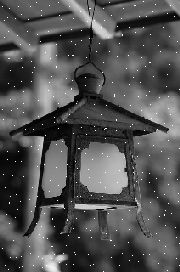
#> input picture L5/noise.jpg, 180 x 272 px
$ jupyter execute ex510.ipynb   (shell and % lines are left out)
#> lines starting #> are read from the running program, lines starting #| are printed output that depends on the picture
<a href="https://colab.research.google.com/github/aquapathos/Semi3B/blob/master/L5/ex510.ipynb" target="_parent"></a>

[cell 1]
import cv2
import numpy as np
# jupyter notebook でない場合は下の1行はコメントアウト

fname = "noise.jpg" # 入力ファイル名
src_img = cv2.imread(fname)
#> src_img is the input picture: shape (272, 180, 3); min 0, max 255, mean 81.5

dst_img = [np.array(src_img.shape) for i in range(4)]
# dst_img[]は src_img と同じサイズの画像配列４つ分の配列

dst_img[0] = cv2.blur(src_img,(5,5))
dst_img[1] = cv2.GaussianBlur(src_img,(5,5),1.0)
dst_img[2] = cv2.medianBlur(src_img,5)
dst_img[3] = cv2.bilateralFilter(src_img,5,75,75)

# [10 lines of commented-out code are left out]
from matplotlib import pyplot as plt
from pylab import rcParams
rcParams['figure.figsize'] = 15,6
def plotimg(pos,label,img):
    plt.subplot(pos)
    plt.axis("off")
    plt.title(label)
    plt.imshow(img)

plotimg(151,"Original",src_img)
plotimg(152,"Blur",dst_img[0])
plotimg(153,"Gaussian",dst_img[1])
plotimg(154,"Median",dst_img[2])
plotimg(155,"Bilateral",dst_img[3])
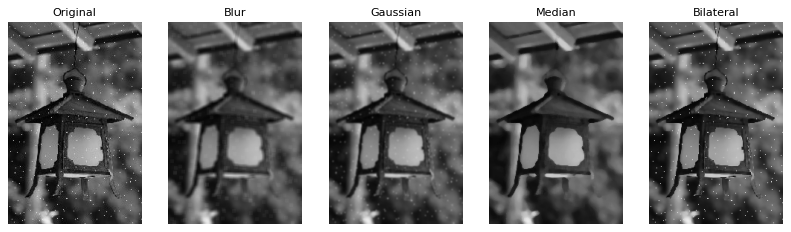
#> figure drawn by matplotlib, 5 panels
